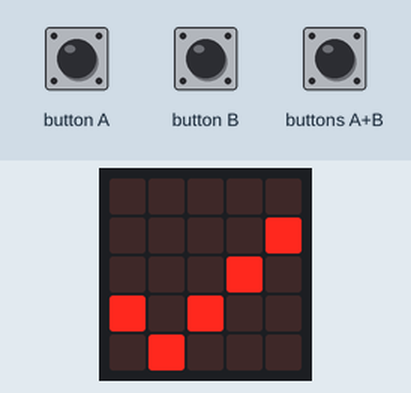
Recording of a program running on a simulated BBC micro:bit (MakeCode). Parts: the board's 5×5 LED display. The test bench sets the inputs (shaded band). The 48×5 strip is a reading aid, not a part: it shows the text the display is scrolling, unrolled, one strip-width of it at a time.

Above: at 1.8 s.
1.9 s: button A pressed for 0.15 s
At 2.3 s:
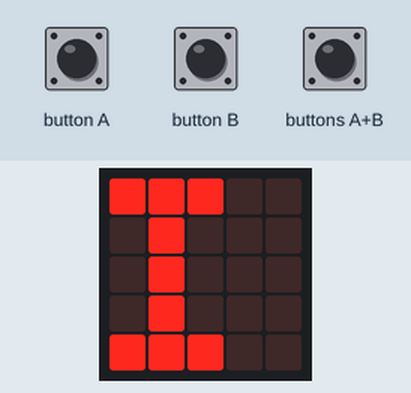
At 4.0 s:
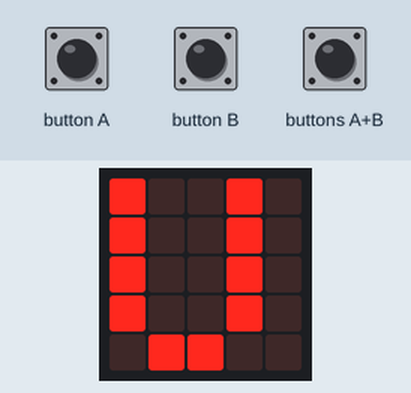
4.9 s: button B pressed for 0.15 s
At 14.3 s:
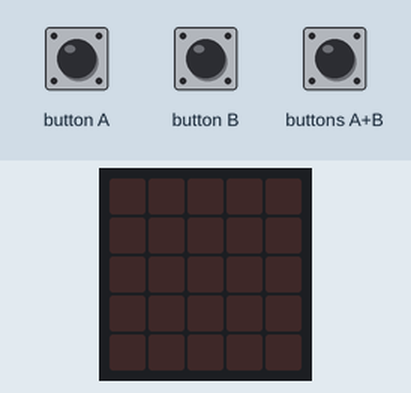
Timing chart, 0 to 14.6 s (numbered marks = the images above; inputs shaded):
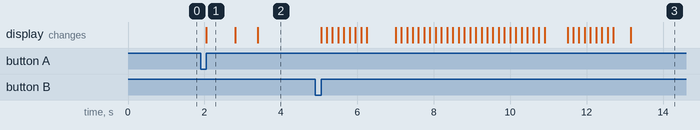

Measured:
- after the input at 1.9 s, the display: changes after 0.15 s (image 1)
- what the display in image 1 shows lasts 0.7 s, from 2.1 s to 2.8 s

The program:

main.ts
```typescript
input.onButtonPressed(Button.A, function () {
    basic.showString("I")
    basic.showIcon(IconNames.Heart)
    basic.showString("U")
})
input.onButtonPressed(Button.AB, function () {
    basic.showIcon(IconNames.Heart)
    basic.showIcon(IconNames.SmallHeart)
    basic.showIcon(IconNames.Heart)
    basic.showIcon(IconNames.SmallHeart)
})
input.onButtonPressed(Button.B, function () {
    basic.showString("I LOVE U")
})
basic.showIcon(IconNames.Yes)
```

test.ts
```typescript
// 在這裡測試；當此封包作為擴充功能時，將不會編譯此內容。
```
